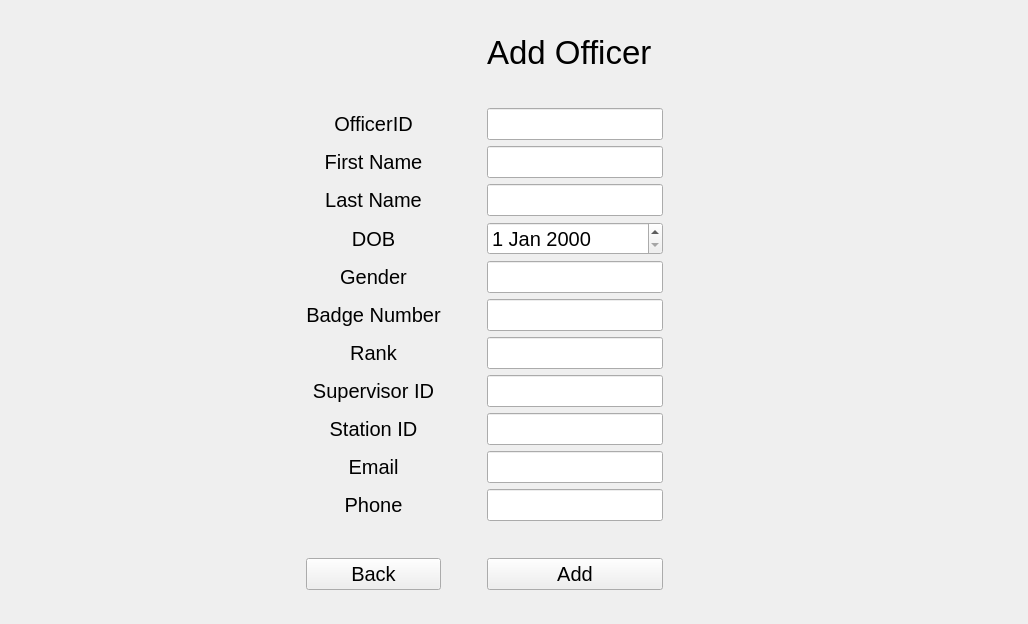
<?xml version="1.0" encoding="UTF-8"?>
<ui version="4.0">
 <class>Form</class>
 <widget class="QWidget" name="Form">
  <property name="geometry">
   <rect>
    <x>0</x>
    <y>0</y>
    <width>1028</width>
    <height>624</height>
   </rect>
  </property>
  <property name="font">
   <font>
    <pointsize>15</pointsize>
   </font>
  </property>
  <property name="windowTitle">
   <string>Form</string>
  </property>
  <layout class="QGridLayout" name="gridLayout_2">
   <item row="2" column="1">
    <spacer name="verticalSpacer">
     <property name="orientation">
      <enum>Qt::Vertical</enum>
     </property>
     <property name="sizeHint" stdset="0">
      <size>
       <width>20</width>
       <height>40</height>
      </size>
     </property>
    </spacer>
   </item>
   <item row="1" column="1">
    <layout class="QGridLayout" name="gridLayout">
     <item row="13" column="0">
      <widget class="QLabel" name="label_10">
       <property name="font">
        <font>
         <pointsize>15</pointsize>
        </font>
       </property>
       <property name="text">
        <string>Station ID</string>
       </property>
       <property name="alignment">
        <set>Qt::AlignCenter</set>
       </property>
      </widget>
     </item>
     <item row="14" column="2">
      <widget class="QLineEdit" name="OfficerEmailField"/>
     </item>
     <item row="9" column="2">
      <widget class="QLineEdit" name="OfficerGenderField"/>
     </item>
     <item row="2" column="2">
      <spacer name="verticalSpacer_2">
       <property name="orientation">
        <enum>Qt::Vertical</enum>
       </property>
       <property name="sizeHint" stdset="0">
        <size>
         <width>20</width>
         <height>40</height>
        </size>
       </property>
      </spacer>
     </item>
     <item row="6" column="2">
      <widget class="QLineEdit" name="OfficerLn">
       <property name="font">
        <font>
         <pointsize>15</pointsize>
        </font>
       </property>
      </widget>
     </item>
     <item row="8" column="3">
      <spacer name="horizontalSpacer_3">
       <property name="orientation">
        <enum>Qt::Horizontal</enum>
       </property>
       <property name="sizeType">
        <enum>QSizePolicy::Preferred</enum>
       </property>
       <property name="sizeHint" stdset="0">
        <size>
         <width>60</width>
         <height>20</height>
        </size>
       </property>
      </spacer>
     </item>
     <item row="11" column="2">
      <widget class="QLineEdit" name="OfficerRankField">
       <property name="font">
        <font>
         <pointsize>15</pointsize>
        </font>
       </property>
      </widget>
     </item>
     <item row="17" column="2">
      <widget class="QPushButton" name="AddOfficerDataBtn">
       <property name="font">
        <font>
         <pointsize>15</pointsize>
        </font>
       </property>
       <property name="text">
        <string>Add</string>
       </property>
      </widget>
     </item>
     <item row="4" column="0">
      <widget class="QLabel" name="label_3">
       <property name="font">
        <font>
         <pointsize>15</pointsize>
        </font>
       </property>
       <property name="text">
        <string>First Name</string>
       </property>
       <property name="alignment">
        <set>Qt::AlignCenter</set>
       </property>
      </widget>
     </item>
     <item row="1" column="2">
      <widget class="QLabel" name="label">
       <property name="font">
        <font>
         <pointsize>25</pointsize>
        </font>
       </property>
       <property name="text">
        <string>Add Officer</string>
       </property>
      </widget>
     </item>
     <item row="13" column="2">
      <widget class="QLineEdit" name="OfficerStationField">
       <property name="font">
        <font>
         <pointsize>15</pointsize>
        </font>
       </property>
      </widget>
     </item>
     <item row="8" column="0">
      <widget class="QLabel" name="label_5">
       <property name="font">
        <font>
         <pointsize>15</pointsize>
        </font>
       </property>
       <property name="text">
        <string>DOB</string>
       </property>
       <property name="alignment">
        <set>Qt::AlignCenter</set>
       </property>
      </widget>
     </item>
     <item row="11" column="0">
      <widget class="QLabel" name="label_8">
       <property name="font">
        <font>
         <pointsize>15</pointsize>
        </font>
       </property>
       <property name="text">
        <string>Rank</string>
       </property>
       <property name="alignment">
        <set>Qt::AlignCenter</set>
       </property>
      </widget>
     </item>
     <item row="10" column="0">
      <widget class="QLabel" name="label_7">
       <property name="font">
        <font>
         <pointsize>15</pointsize>
        </font>
       </property>
       <property name="text">
        <string>Badge Number</string>
       </property>
       <property name="alignment">
        <set>Qt::AlignCenter</set>
       </property>
      </widget>
     </item>
     <item row="8" column="2">
      <widget class="QDateEdit" name="OfficerDOBField">
       <property name="font">
        <font>
         <pointsize>15</pointsize>
        </font>
       </property>
      </widget>
     </item>
     <item row="10" column="2">
      <widget class="QLineEdit" name="OfficerBadgeField">
       <property name="font">
        <font>
         <pointsize>15</pointsize>
        </font>
       </property>
      </widget>
     </item>
     <item row="16" column="2">
      <spacer name="verticalSpacer_4">
       <property name="orientation">
        <enum>Qt::Vertical</enum>
       </property>
       <property name="sizeHint" stdset="0">
        <size>
         <width>20</width>
         <height>40</height>
        </size>
       </property>
      </spacer>
     </item>
     <item row="9" column="0">
      <widget class="QLabel" name="label_6">
       <property name="font">
        <font>
         <pointsize>15</pointsize>
        </font>
       </property>
       <property name="text">
        <string>Gender</string>
       </property>
       <property name="alignment">
        <set>Qt::AlignCenter</set>
       </property>
      </widget>
     </item>
     <item row="17" column="0">
      <widget class="QPushButton" name="BackBtn">
       <property name="font">
        <font>
         <pointsize>15</pointsize>
        </font>
       </property>
       <property name="text">
        <string>Back</string>
       </property>
      </widget>
     </item>
     <item row="12" column="2">
      <widget class="QLineEdit" name="OfficerSuperField">
       <property name="font">
        <font>
         <pointsize>15</pointsize>
        </font>
       </property>
      </widget>
     </item>
     <item row="8" column="1">
      <spacer name="horizontalSpacer_4">
       <property name="orientation">
        <enum>Qt::Horizontal</enum>
       </property>
       <property name="sizeType">
        <enum>QSizePolicy::Preferred</enum>
       </property>
       <property name="sizeHint" stdset="0">
        <size>
         <width>40</width>
         <height>20</height>
        </size>
       </property>
      </spacer>
     </item>
     <item row="12" column="0">
      <widget class="QLabel" name="label_9">
       <property name="font">
        <font>
         <pointsize>15</pointsize>
        </font>
       </property>
       <property name="text">
        <string>Supervisor ID</string>
       </property>
       <property name="alignment">
        <set>Qt::AlignCenter</set>
       </property>
      </widget>
     </item>
     <item row="4" column="2">
      <widget class="QLineEdit" name="OfficerFnField">
       <property name="font">
        <font>
         <pointsize>15</pointsize>
        </font>
       </property>
      </widget>
     </item>
     <item row="3" column="0">
      <widget class="QLabel" name="label_2">
       <property name="font">
        <font>
         <pointsize>15</pointsize>
        </font>
       </property>
       <property name="text">
        <string>OfficerID</string>
       </property>
       <property name="alignment">
        <set>Qt::AlignCenter</set>
       </property>
      </widget>
     </item>
     <item row="6" column="0">
      <widget class="QLabel" name="label_4">
       <property name="font">
        <font>
         <pointsize>15</pointsize>
        </font>
       </property>
       <property name="text">
        <string>Last Name</string>
       </property>
       <property name="alignment">
        <set>Qt::AlignCenter</set>
       </property>
      </widget>
     </item>
     <item row="3" column="2">
      <widget class="QLineEdit" name="OfficerIDField">
       <property name="font">
        <font>
         <pointsize>15</pointsize>
        </font>
       </property>
      </widget>
     </item>
     <item row="15" column="2">
      <widget class="QLineEdit" name="OfficerPhoneField"/>
     </item>
     <item row="14" column="0">
      <widget class="QLabel" name="label_11">
       <property name="text">
        <string>Email</string>
       </property>
       <property name="alignment">
        <set>Qt::AlignCenter</set>
       </property>
      </widget>
     </item>
     <item row="15" column="0">
      <widget class="QLabel" name="label_12">
       <property name="text">
        <string>Phone</string>
       </property>
       <property name="alignment">
        <set>Qt::AlignCenter</set>
       </property>
      </widget>
     </item>
    </layout>
   </item>
   <item row="1" column="2">
    <spacer name="horizontalSpacer_2">
     <property name="orientation">
      <enum>Qt::Horizontal</enum>
     </property>
     <property name="sizeType">
      <enum>QSizePolicy::Expanding</enum>
     </property>
     <property name="sizeHint" stdset="0">
      <size>
       <width>200</width>
       <height>20</height>
      </size>
     </property>
    </spacer>
   </item>
   <item row="1" column="0">
    <spacer name="horizontalSpacer">
     <property name="orientation">
      <enum>Qt::Horizontal</enum>
     </property>
     <property name="sizeType">
      <enum>QSizePolicy::Expanding</enum>
     </property>
     <property name="sizeHint" stdset="0">
      <size>
       <width>200</width>
       <height>20</height>
      </size>
     </property>
    </spacer>
   </item>
   <item row="0" column="1">
    <spacer name="verticalSpacer_3">
     <property name="orientation">
      <enum>Qt::Vertical</enum>
     </property>
     <property name="sizeHint" stdset="0">
      <size>
       <width>20</width>
       <height>40</height>
      </size>
     </property>
    </spacer>
   </item>
  </layout>
 </widget>
 <resources/>
 <connections/>
</ui>
